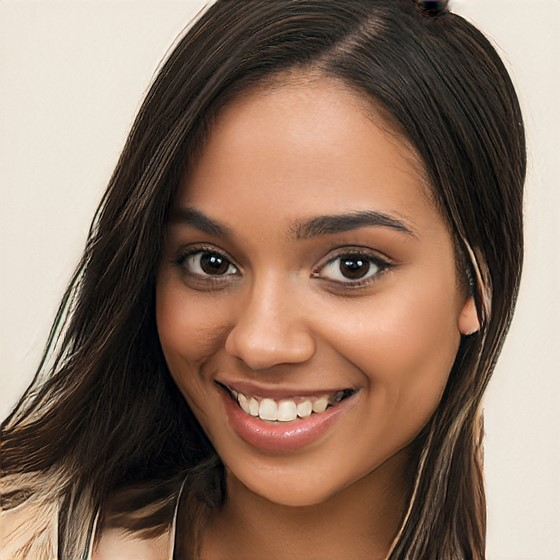
#> input picture AI_generated2.png, 560 x 560 px
$ python deepfake_geometry_analysis.py   (older library calls are emulated)
#> lines starting #> are read from the running program, lines starting #| are printed output that depends on the picture
### mesonet_deepfake_detector.py
import cv2
import numpy as np
import matplotlib.pyplot as plt
from PIL import Image, ImageChops, ExifTags
import pywt
import io
import os
import tensorflow as tf
from tensorflow.keras import Model, Input
from tensorflow.keras.layers import Conv2D, BatchNormalization, MaxPooling2D, Flatten, Dropout, Dense

# -------------------------------------------
# (A) Face Forgery (Meso4)
# -------------------------------------------
# [23 lines left out: function build_meso4, not called in this run]

def load_pretrained_mesonet(weights_path="Meso4_DF.h5"):
    if not os.path.exists(weights_path):
        print(f"[!] Meso4 weights not found at {weights_path}.")
        return None
    model = build_meso4()
    model.load_weights(weights_path)
    print(f"[*] Loaded Meso4 pretrained from {weights_path}")
    return model


# -------------------------------------------
# (B) EXIF
# -------------------------------------------
def check_exif_metadata(image_path):
    """
    Return exif_info, suspicious_reason
    """
    exif_info = {}
    suspicious_reason = None
    try:
        with Image.open(image_path) as img:
            exif_data = img._getexif()
            if exif_data is None:
                suspicious_reason = "No EXIF data."
                return exif_info, True
            else:
                for tag_id, value in exif_data.items():
                    tag_name = ExifTags.TAGS.get(tag_id, tag_id)
                    exif_info[tag_name] = value
                # Example: if 'Software' in exif_info and 'Adobe' in exif_info['Software']:
                #     suspicious_reason = "Edited in Adobe software."
    except:
        suspicious_reason = "EXIF error reading."
    return exif_info, False


# -------------------------------------------
# (C) Face Detection + Meso4
# -------------------------------------------
def detect_and_crop_face(img_path, cascade_path="haarcascade_frontalface_default.xml", target_size=(256, 256)):
    if not os.path.exists(cascade_path):
        print(f"[!] Haar cascade not found: {cascade_path}")
        return None, None

    face_cascade = cv2.CascadeClassifier(cascade_path)
    img_bgr = cv2.imread(img_path)
    if img_bgr is None:
        return None, None

    gray = cv2.cvtColor(img_bgr, cv2.COLOR_BGR2GRAY)
    faces = face_cascade.detectMultiScale(gray, 1.1, 5)
    if len(faces) == 0:
        return None, None

    x, y, w, h = faces[0]
    face_bgr = img_bgr[y:y+h, x:x+w]
    face_rgb = cv2.cvtColor(face_bgr, cv2.COLOR_BGR2RGB)
    face_rgb = cv2.resize(face_rgb, target_size)
    return face_rgb, (x, y, w, h)

def run_meso4_on_face(face_rgb, meso_weights="Meso4_DF.h5"):
    model = load_pretrained_mesonet(meso_weights)
    if model is None:
        return "NoModel", 0.0
    arr = face_rgb.astype(np.float32)/255.0
    arr = np.expand_dims(arr, axis=0)
    pred = model(arr, training=False).numpy()[0, 0]
    if pred > 0.9:
        return "Fake", pred
    else:
        return "Real", 1.0 - pred

# -------------------------------------------
# (D) Wavelet / ELA / Pixel Anomaly / FFT
# -------------------------------------------


####################################################################################################
# Will not use these functions in the final analysis since unreliable. Yield lots of False Negatives

############# NOT USED #############

# [231 lines left out: functions wavelet_analysis, ela_analysis, pixel_anomaly_map, fft_naturalness, analyze_image, show_plots, not called in this run]

# -------------------------------------------
# (F) Run
# -------------------------------------------
# [7 lines that do not run on import are left out]

### deepfake_geometry_analysis.py
import cv2
import numpy as np
import matplotlib.pyplot as plt
from PIL import Image
import os
from mesonet_deepfake_detector import detect_and_crop_face, run_meso4_on_face, check_exif_metadata

# ------------------------------
# (1) Frequency Analysis via FFT
# ------------------------------
def analyze_frequency_distribution(image_path):
    with Image.open(image_path).convert('L') as im:
        img_np = np.array(im, dtype=np.uint8)
    f = np.fft.fft2(img_np)
    fshift = np.fft.fftshift(f)
    magnitude_spectrum = np.abs(fshift)

    H, W = magnitude_spectrum.shape
    cy, cx = H // 2, W // 2
    y, x = np.indices((H, W))
    r = np.sqrt((x - cx)**2 + (y - cy)**2).astype(int)

    radial_sum = np.bincount(r.ravel(), magnitude_spectrum.ravel())
    radial_count = np.bincount(r.ravel())
    radial_profile = radial_sum / (radial_count + 1e-8)

    r_vals = np.arange(1, len(radial_profile))
    profile = radial_profile[1:]
    log_r = np.log(r_vals + 1e-8)
    log_profile = np.log(profile + 1e-8)
    A = np.vstack([log_r, np.ones_like(log_r)]).T
    slope, _ = np.linalg.lstsq(A, log_profile, rcond=None)[0]

    return radial_profile, slope

def show_frequency_profile(radial_profile, save_path=None):
    r_vals = np.arange(1, len(radial_profile))
    plt.figure()
    plt.loglog(r_vals, radial_profile[1:], label='Radial profile')
    plt.xlabel('Frequency (radius)')
    plt.ylabel('Average magnitude')
    plt.title('Frequency Distribution (Radial Average)')
    plt.legend()
    if save_path:
        plt.savefig(save_path)
    else:
        plt.show()

# ------------------------------
# (2) Local Blur (Sharpness)
# ------------------------------
def local_blur_analysis(image_path, block_size=64):
    with Image.open(image_path).convert('L') as im:
        img_np = np.array(im, dtype=np.uint8)
    H, W = img_np.shape
    laplacian_vars = []

    for y in range(0, H, block_size):
        for x in range(0, W, block_size):
            patch = img_np[y:y+block_size, x:x+block_size]
            if patch.shape[0] < block_size or patch.shape[1] < block_size:
                continue
            lap = cv2.Laplacian(patch, cv2.CV_64F)
            var = lap.var()
            laplacian_vars.append(var)

    avg_var = np.mean(laplacian_vars) if laplacian_vars else 0.0
    return laplacian_vars, avg_var

# ------------------------------
# (3) Horizon Line Detection
# ------------------------------
def horizon_checker(image_path, edge_thresh1=50, edge_thresh2=150, hough_thresh=100):
    with Image.open(image_path).convert('L') as im:
        img_np = np.array(im, dtype=np.uint8)
    edges = cv2.Canny(img_np, edge_thresh1, edge_thresh2)
    lines = cv2.HoughLinesP(edges, 1, np.pi / 180, threshold=hough_thresh, minLineLength=100, maxLineGap=10)
    horizon_lines = []
    if lines is not None:
        for line in lines:
            x1, y1, x2, y2 = line[0]
            angle = np.degrees(np.arctan2(y2 - y1, x2 - x1))
            if abs(angle) < 10 or abs(angle) > 170:
                horizon_lines.append((x1, y1, x2, y2, angle))
    return horizon_lines, edges

# ------------------------------
# (4) Heuristic Analysis of Lines
# ------------------------------
def analyze_horizon_heuristics(horizon_lines):
    angles = [angle for (_, _, _, _, angle) in horizon_lines]
    y_coords = [(y1 + y2) // 2 for (_, y1, _, y2, _) in horizon_lines]

    angle_std = np.std(angles) if angles else 0
    y_range = np.ptp(y_coords) if y_coords else 0
    num_lines = len(horizon_lines)

    print(f"[+] Horizon Heuristics:")
    print(f"  - Num horizontal lines: {num_lines}")
    print(f"  - Angle std deviation : {angle_std:.2f}")
    print(f"  - Vertical spread      : {y_range} pixels")

    suspicious = False
    if num_lines < 5:
        print("  ⚠️ Few horizontal lines detected")
        suspicious = True
    if angle_std > 5:
        print("  ⚠️ Inconsistent horizon angles (std > 5)")
        suspicious = True
    if y_range < 100:
        print("  ⚠️ Horizon lines bunched (spread < 100 px)")
        suspicious = True

    return suspicious

# ------------------------------
# (5) MesoNet Analysis (Face forgery) <-- not the most reliable so it has a high threshold, but still captures very high values well
# ------------------------------
def analyze_face(image_path, face_cascade="haarcascade_frontalface_default.xml", meso_weights="Meso4_DF.h5"):
    face_rgb, bbox = detect_and_crop_face(image_path, face_cascade)
    face_label, face_conf = "NoFace", 0.0
    suspicious = False
    if face_rgb is not None:
        face_label, face_conf = run_meso4_on_face(face_rgb, meso_weights)
        if face_label == "Fake" and face_conf > 0.6:
            print(f"Meso4: Fake face conf={face_conf:.2f}")
            suspicious = True
    return suspicious


# ------------------------------
# Full Analysis & Visualization
# ------------------------------
def analyze_image(image_path, save_plots=False):
    print("=== Frequency Analysis ===")
    radial_profile, freq_slope = analyze_frequency_distribution(image_path)
#> in analyze_frequency_distribution, `with Image.open(image_path).convert('L') as im:`:
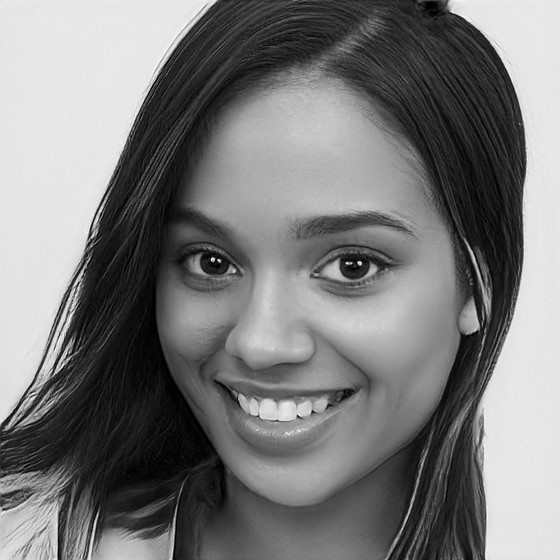
#> im: PIL image 560x560 L; min 0, max 252, mean 122.1
#> in analyze_frequency_distribution, `radial_sum = np.bincount(r.ravel(), magnitude_spectrum.ravel())`: radial_sum = 396 values, max 49609584.6 at index 2, min 877.1 at index 395, mean 5356314.1
#> in analyze_frequency_distribution, `radial_profile = radial_sum / (radial_count + 1e-8)`: radial_profile = 396 values, max 38299550.6 at index 0, min 175.4 at index 395, mean 138752.7
#> in analyze_frequency_distribution, `r_vals = np.arange(1, len(radial_profile))`: r_vals = 395 values from 1 to 395
#> in analyze_frequency_distribution, `profile = radial_profile[1:]`: profile = 395 values, max 4038678.1 at index 0, min 175.4 at index 394, mean 42143.1
#> in analyze_frequency_distribution, `log_r = np.log(r_vals + 1e-8)`: log_r = 395 values from 1e-08 to 5.98
#> in analyze_frequency_distribution, `log_profile = np.log(profile + 1e-8)`: log_profile = 395 values, max 15.21 at index 0, min 5.17 at index 394, mean 8.53
#> in analyze_frequency_distribution, `A = np.vstack([log_r, np.ones_like(log_r)]).T`: A = 395 pairs, first value 1e-08 to 5.98, second value 1 to 1
#> in analyze_frequency_distribution, `slope, _ = np.linalg.lstsq(A, log_profile, rcond=None)[0]`: slope = -1.54
#> freq_slope = -1.54
    print(f"Frequency slope: {freq_slope:.2f} (Natural: -1 to -2)")
#| Frequency slope: -1.54 (Natural: -1 to -2)
    show_frequency_profile(radial_profile, save_path="freq_profile.png" if save_plots else None)
#> in show_frequency_profile, `r_vals = np.arange(1, len(radial_profile))`: r_vals = 395 values from 1 to 395
#> in show_frequency_profile, `plt.show()`:
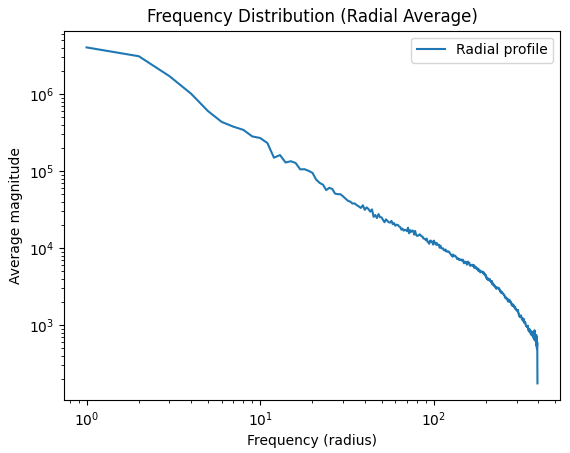
#> figure drawn by matplotlib, 1 panel; curve peaks at x = 1, y = 4038678.1

    print("\n=== Blur Analysis ===")
    _, avg_blur = local_blur_analysis(image_path)
#> after the loop in local_blur_analysis, `for y in range(0, H, block_size):`: laplacian_vars = 64 values, max 4828.4 at index 48, min 3.08 at index 16, mean 781.4
#> in local_blur_analysis, `avg_var = np.mean(laplacian_vars) if laplacian_vars else 0.0`: avg_var = 781.4
#> avg_blur = 781.4
    print(f"Avg Laplacian variance: {avg_blur:.2f} (Low = blurry or AI regions)")
#| Avg Laplacian variance: 781.37 (Low = blurry or AI regions)

    print("\n=== Horizon Analysis ===")
    horizon_lines, _ = horizon_checker(image_path)
#> in horizon_checker, `edges = cv2.Canny(img_np, edge_thresh1, edge_thresh2)`:
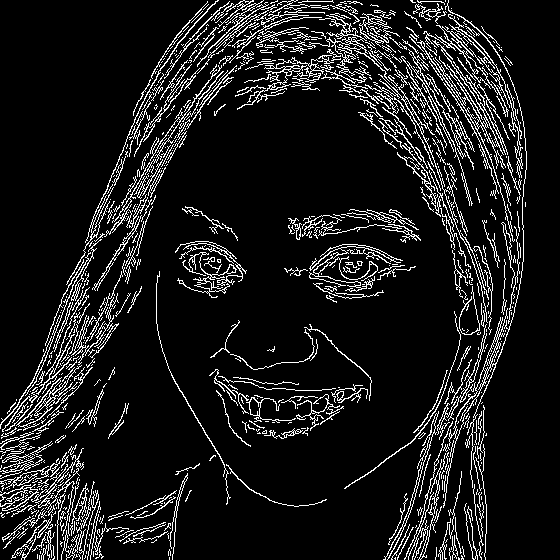
#> edges: shape (560, 560); 10.4% white in thin lines or dots
#> in horizon_checker, `lines = cv2.HoughLinesP(edges, 1, np.pi / 180, threshold=hough_thresh,..`: lines = 51 rows, first 6: [0, 468, 135, 117], [95, 290, 190, 113], [101, 315, 152, 206], [0, 494, 101, 215], [0, 491, 57, 380], [48, 428, 88, 316]
#> the loop in horizon_checker, `for line in lines:` made 51 passes
#> (x1, y1, x2, y2, angle) on passes 1 to 8: (0, 468, 135, 117, -68.96), (95, 290, 190, 113, -61.78), (101, 315, 152, 206, -64.93), (0, 494, 101, 215, -70.1), (0, 491, 57, 380, -62.82), (48, 428, 88, 316, -70.35), (37, 396, 108, 203, -69.8), (483, 162, 483, 48, -90)
#> after the loop in horizon_checker, `for line in lines:`: horizon_lines = [(275, 68, 375, 52, -9.09)]
#> horizon_lines = [(275, 68, 375, 52, -9.09)]
    if horizon_lines:
        print(f"Detected {len(horizon_lines)} horizon lines")
#| Detected 1 horizon lines
    else:
        print("No clear horizontal lines found.")

    suspicious = analyze_horizon_heuristics(horizon_lines)
#> in analyze_horizon_heuristics, `angles = [angle for (_, _, _, _, angle) in horizon_lines]`: angles = [-9.09]
#> in analyze_horizon_heuristics, `y_coords = [(y1 + y2) // 2 for (_, y1, _, y2, _) in horizon_lines]`: y_coords = [60]
#> in analyze_horizon_heuristics, `angle_std = np.std(angles) if angles else 0`: angle_std = 0
#> in analyze_horizon_heuristics, `num_lines = len(horizon_lines)`: num_lines = 1
#|   - Num horizontal lines: 1
#|   - Angle std deviation : 0.00
#|   - Vertical spread      : 0 pixels
#> suspicious = True

    # Visualize horizon lines
    img_color = cv2.cvtColor(np.array(Image.open(image_path)), cv2.COLOR_RGB2BGR)
    if horizon_lines:
        for (x1, y1, x2, y2, _) in horizon_lines:
            cv2.line(img_color, (x1, y1), (x2, y2), (0, 0, 255), 2)
#> this loop made 1 pass
#> (x1, y1, x2, y2) on pass 1: (275, 68, 375, 52)
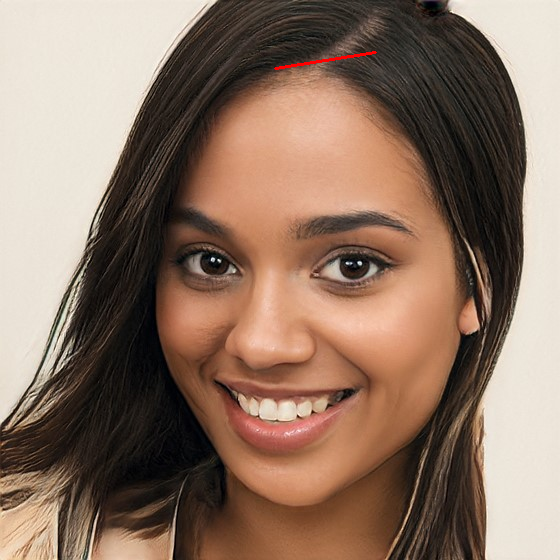
#> img_color: shape (560, 560, 3); mean B, G, R 100.2, 116.5, 141.7

    plt.figure(figsize=(10, 10))
    plt.imshow(cv2.cvtColor(img_color, cv2.COLOR_BGR2RGB))
    plt.title("Edges with Horizon Lines")
    plt.axis('off')
    if save_plots:
        plt.savefig("horizon_lines.png")
    else:
        plt.show()

    # Final verdict
    print("\n------------------------")
    _, missing_tag = check_exif_metadata(image_path)
#> in check_exif_metadata, img is the input picture: PIL image 560x560 RGB; mean R, G, B 141.5, 116.6, 100.3
    if missing_tag:
        print("🟡 Does not contain an EXIF tag, authenticity cannot be verified.")
    if suspicious:
        print("🚩 Verdict: POSSIBLY AI-GENERATED (suspicious geometry)")
    face_passed = analyze_face(image_path)
#> in detect_and_crop_face, `faces = face_cascade.detectMultiScale(gray, 1.1, 5)`: faces = [[105, 121, 365, 365]]
#> in detect_and_crop_face, `x, y, w, h = faces[0]`: x = 105; y = 121; w = 365
#> in detect_and_crop_face, `face_bgr = img_bgr[y:y+h, x:x+w]`:
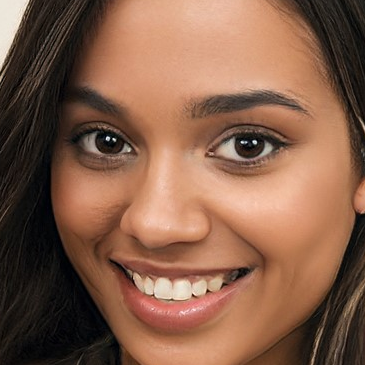
#> face_bgr: shape (365, 365, 3); mean B, G, R 73.7, 94.5, 133.3
#> in analyze_face, `face_rgb, bbox = detect_and_crop_face(image_path, face_cascade)`: bbox = (105, 121, 365, 365)
#> in analyze_face, `face_label, face_conf = run_meso4_on_face(face_rgb, meso_weights)`: face_label = 'NoModel'; face_conf = 0
    if face_passed:
        print("🚩 Verdict: POSSIBLY AI-GENERATED (suspicious face)")


    if not suspicious and not face_passed:
        print("✅ Verdict: Likely REAL")
    print("------------------------\n")

# ------------------------------
# (6) Run
# ------------------------------
if __name__ == "__main__":
    IMAGE_PATH = "AI_generated2.png"  # Replace with your image
    analyze_image(IMAGE_PATH)

$ run again, with AI_generated.png copied over AI_generated2.png
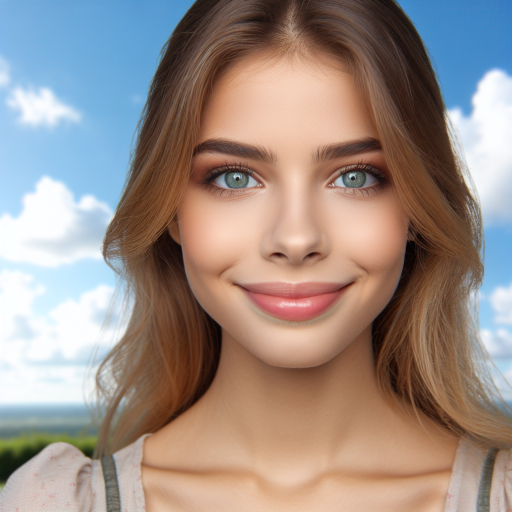
#> input picture AI_generated.png, 1024 x 1024 px (shown at 1/2 size)
#> radial_sum = 725 values, max 151914775 at index 0, min 265 at index 724, mean 8385233.4
#> in analyze_frequency_distribution, `radial_profile = radial_sum / (radial_count + 1e-8)`: radial_profile = 725 values, max 151914773.5 at index 0, min 265 at index 724, mean 265435.6
#> in analyze_frequency_distribution, `r_vals = np.arange(1, len(radial_profile))`: r_vals = 724 values from 1 to 724
#> profile = 724 values, max 8822146.1 at index 1, min 265 at index 723, mean 55975.2
#> log_r = 724 values from 1e-08 to 6.58
#> log_profile = 724 values, max 15.99 at index 1, min 5.58 at index 723, mean 8.51
#> A = 724 pairs, first value 1e-08 to 6.58, second value 1 to 1
#> slope = -1.4
#| Frequency slope: -1.40 (Natural: -1 to -2)
#> in show_frequency_profile, `r_vals = np.arange(1, len(radial_profile))`: r_vals = 724 values from 1 to 724
#> after the loop in local_blur_analysis, `for y in range(0, H, block_size):`: laplacian_vars = 256 values, max 1131.6 at index 87, min 3.72 at index 112, mean 128.3
#> avg_var = 128.3
#| Avg Laplacian variance: 128.30 (Low = blurry or AI regions)
#> in horizon_checker, `edges = cv2.Canny(img_np, edge_thresh1, edge_thresh2)`:
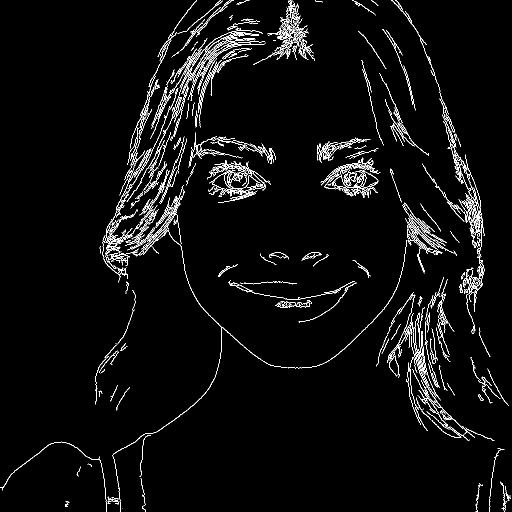
#> edges: shape (1024, 1024) (shown at 1/2 size); 3.4% white in thin lines or dots
#> lines = 17 rows, first 6: [574, 16, 613, 117], [244, 547, 297, 428], [885, 229, 922, 366], [351, 220, 397, 99], [821, 665, 864, 773], [578, 18, 614, 118]
#> the loop in horizon_checker, `for line in lines:` made 17 passes
#> (x1, y1, x2, y2, angle) on passes 1 to 8: (574, 16, 613, 117, 68.89), (244, 547, 297, 428, -65.99), (885, 229, 922, 366, 74.89), (351, 220, 397, 99, -69.18), (821, 665, 864, 773, 68.29), (578, 18, 614, 118, 70.2), (578, 2, 615, 104, 70.06), (897, 254, 923, 366, 76.93)
#> after the loop in horizon_checker, `for line in lines:`: horizon_lines = []
#> angle_std = 0
#|   - Num horizontal lines: 0
#|   - Angle std deviation : 0.00
#|   - Vertical spread      : 0 pixels
#> suspicious = True
#> in check_exif_metadata, img is the input picture: PIL image 1024x1024 RGB; mean R, G, B 155.9, 141.3, 134.5
#> faces = [[316, 143, 548, 548]]
#> x = 316; y = 143; w = 548
#> in detect_and_crop_face, `face_bgr = img_bgr[y:y+h, x:x+w]`:
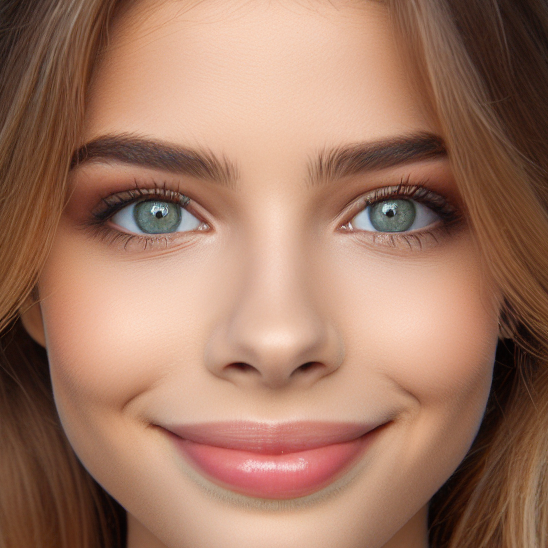
#> face_bgr: shape (548, 548, 3); mean B, G, R 99.3, 119.8, 161.2
#> bbox = (316, 143, 548, 548)
#> face_label = 'NoModel'; face_conf = 0
